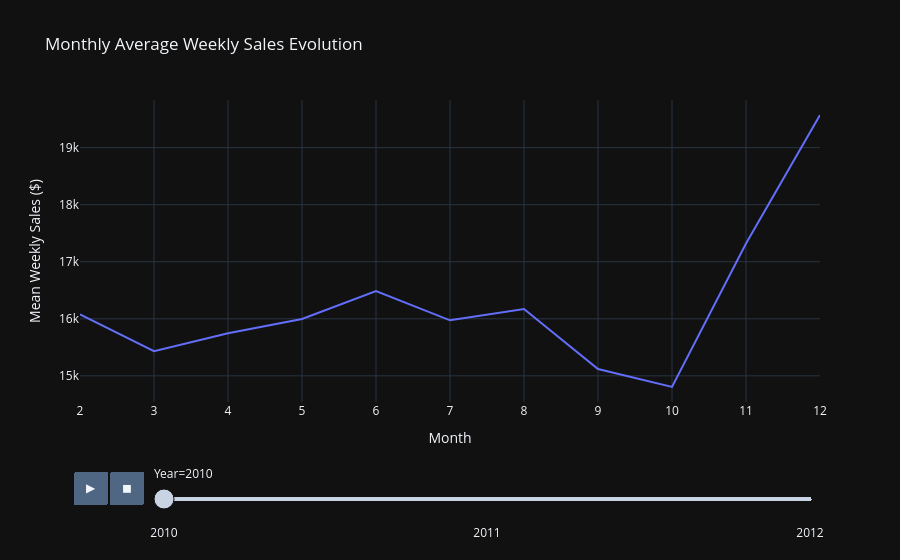

Notebook code for this chart:
### Code cell
monthly = train_df.groupby(['Year', 'Month'])['Weekly_Sales'].mean().reset_index()
fig = px.line(monthly, x='Month', y='Weekly_Sales', animation_frame='Year', title='Monthly Average Weekly Sales Evolution',labels={'Weekly_Sales': 'Mean Weekly Sales ($)'})
fig.update_layout(xaxis=dict(tickmode='linear', dtick=1))
fig.show()

### Figure 1 — Plotly figure (JSON) as saved in the notebook; plotly's stock layout.template omitted (floating-point values rounded to 4 significant figures)
{"data": [{"hovertemplate": "Year=2010<br>Month=%{x}<br>Mean Weekly Sales ($)=%{y}<extra></extra>", "legendgroup": "", "line": {"color": "#636efa", "dash": "solid"}, "marker": {"symbol": "circle"}, "mode": "lines", "name": "", "orientation": "v", "showlegend": false, "x": [2, 3, 4, 5, 6, 7, 8, 9, 10, 11, 12], "xaxis": "x", "y": [16080.0, 15430.0, 15750.0, 16000.0, 16490.0, 15970.0, 16170.0, 15120.0, 14810.0, 17320.0, 19570.0], "yaxis": "y", "type": "scatter"}], "layout": {"xaxis": {"anchor": "y", "domain": [0.0, 1.0], "title": {"text": "Month"}, "tickmode": "linear", "dtick": 1}, "yaxis": {"anchor": "x", "domain": [0.0, 1.0], "title": {"text": "Mean Weekly Sales ($)"}}, "legend": {"tracegroupgap": 0}, "title": {"text": "Monthly Average Weekly Sales Evolution"}, "updatemenus": [{"buttons": [{"args": [null, {"frame": {"duration": 500, "redraw": false}, "mode": "immediate", "fromcurrent": true, "transition": {"duration": 500, "easing": "linear"}}], "label": "&#9654;", "method": "animate"}, {"args": [[null], {"frame": {"duration": 0, "redraw": false}, "mode": "immediate", "fromcurrent": true, "transition": {"duration": 0, "easing": "linear"}}], "label": "&#9724;", "method": "animate"}], "direction": "left", "pad": {"r": 10, "t": 70}, "showactive": false, "type": "buttons", "x": 0.1, "xanchor": "right", "y": 0, "yanchor": "top"}], "sliders": [{"active": 0, "currentvalue": {"prefix": "Year="}, "len": 0.9, "pad": {"b": 10, "t": 60}, "steps": [{"args": [["2010"], {"frame": {"duration": 0, "redraw": false}, "mode": "immediate", "fromcurrent": true, "transition": {"duration": 0, "easing": "linear"}}], "label": "2010", "method": "animate"}, {"args": [["2011"], {"frame": {"duration": 0, "redraw": false}, "mode": "immediate", "fromcurrent": true, "transition": {"duration": 0, "easing": "linear"}}], "label": "2011", "method": "animate"}, {"args": [["2012"], {"frame": {"duration": 0, "redraw": false}, "mode": "immediate", "fromcurrent": true, "transition": {"duration": 0, "easing": "linear"}}], "label": "2012", "method": "animate"}], "x": 0.1, "xanchor": "left", "y": 0, "yanchor": "top"}]}}
